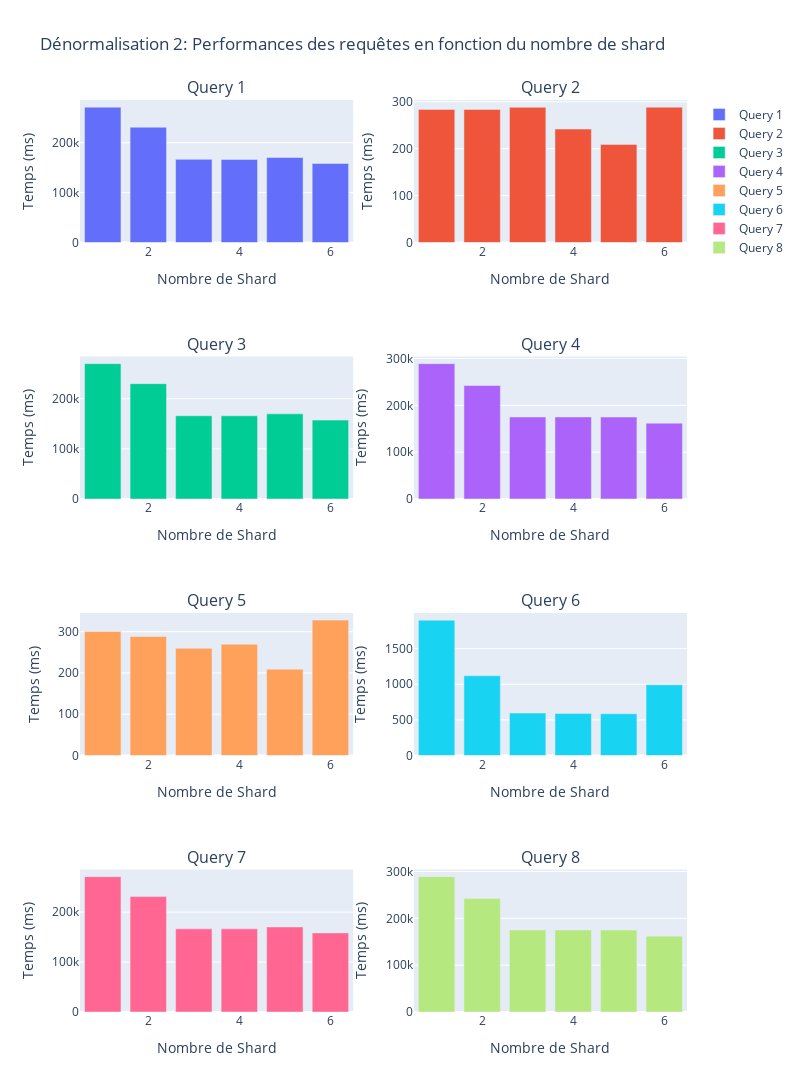

This figure's notebook cell:
### Code cell
fig = make_subplots(rows=4, cols=2, subplot_titles=['Query 1', 'Query 2', 'Query 3', 'Query 4', 'Query 5', 'Query 6', 'Query 7', 'Query 8'])

x = ["S1", "S2", "S3", "S4", "S5", "S6"]
x = [1,2,3,4,5,6]

for i in range(8):
    leg = "Query " + str(i+1)
    fig.add_trace(
        go.Bar(x=x, y= query[i+1][2], name=leg), 
        1+math.floor(i/2), 1+i%2)

for i in range(8):
    fig.update_xaxes(title_text="Nombre de Shard", row=1+math.floor(i/2), col=1+i%2)
    fig.update_yaxes(title_text="Temps (ms)", row=1+math.floor(i/2), col=1+i%2)

fig.update_layout(
    title_text='Dénormalisation 2: Performances des requêtes en fonction du nombre de shard',  # title of plot
    height = 1200,
    width = 800
)

### Figure 1 — Plotly figure (JSON) as saved in the notebook; plotly's stock layout.template omitted (floating-point values rounded to 4 significant figures)
{"data": [{"name": "Query 1", "type": "bar", "x": [1, 2, 3, 4, 5, 6], "xaxis": "x", "y": [271300.0, 231000.0, 166600.0, 166461, 170300.0, 158300.0], "yaxis": "y"}, {"name": "Query 2", "type": "bar", "x": [1, 2, 3, 4, 5, 6], "xaxis": "x2", "y": [283.9, 283.9, 288.4, 242, 209.2, 288.8], "yaxis": "y2"}, {"name": "Query 3", "type": "bar", "x": [1, 2, 3, 4, 5, 6], "xaxis": "x3", "y": [269900.0, 230000.0, 166000.0, 165912, 169800.0, 157300.0], "yaxis": "y3"}, {"name": "Query 4", "type": "bar", "x": [1, 2, 3, 4, 5, 6], "xaxis": "x4", "y": [289100.0, 242400.0, 175200.0, 175200.0, 175000.0, 161900.0], "yaxis": "y4"}, {"name": "Query 5", "type": "bar", "x": [1, 2, 3, 4, 5, 6], "xaxis": "x5", "y": [300.4, 288.4, 259.8, 269.6, 209.1, 328], "yaxis": "y5"}, {"name": "Query 6", "type": "bar", "x": [1, 2, 3, 4, 5, 6], "xaxis": "x6", "y": [1900.0, 1120.0, 595.4, 589.1, 586, 991.9], "yaxis": "y6"}, {"name": "Query 7", "type": "bar", "x": [1, 2, 3, 4, 5, 6], "xaxis": "x7", "y": [271000.0, 231100.0, 166500.0, 166500.0, 170300.0, 158400.0], "yaxis": "y7"}, {"name": "Query 8", "type": "bar", "x": [1, 2, 3, 4, 5, 6], "xaxis": "x8", "y": [289000.0, 242400.0, 175100.0, 175100.0, 175000.0, 162000.0], "yaxis": "y8"}], "layout": {"annotations": [{"font": {"size": 16}, "showarrow": false, "text": "Query 1", "x": 0.225, "xanchor": "center", "xref": "paper", "y": 1, "yanchor": "bottom", "yref": "paper"}, {"font": {"size": 16}, "showarrow": false, "text": "Query 2", "x": 0.775, "xanchor": "center", "xref": "paper", "y": 1, "yanchor": "bottom", "yref": "paper"}, {"font": {"size": 16}, "showarrow": false, "text": "Query 3", "x": 0.225, "xanchor": "center", "xref": "paper", "y": 0.7188, "yanchor": "bottom", "yref": "paper"}, {"font": {"size": 16}, "showarrow": false, "text": "Query 4", "x": 0.775, "xanchor": "center", "xref": "paper", "y": 0.7188, "yanchor": "bottom", "yref": "paper"}, {"font": {"size": 16}, "showarrow": false, "text": "Query 5", "x": 0.225, "xanchor": "center", "xref": "paper", "y": 0.4375, "yanchor": "bottom", "yref": "paper"}, {"font": {"size": 16}, "showarrow": false, "text": "Query 6", "x": 0.775, "xanchor": "center", "xref": "paper", "y": 0.4375, "yanchor": "bottom", "yref": "paper"}, {"font": {"size": 16}, "showarrow": false, "text": "Query 7", "x": 0.225, "xanchor": "center", "xref": "paper", "y": 0.1562, "yanchor": "bottom", "yref": "paper"}, {"font": {"size": 16}, "showarrow": false, "text": "Query 8", "x": 0.775, "xanchor": "center", "xref": "paper", "y": 0.1562, "yanchor": "bottom", "yref": "paper"}], "height": 1200, "title": {"text": "Dénormalisation 2: Performances des requêtes en fonction du nombre de shard"}, "width": 800, "xaxis": {"anchor": "y", "domain": [0, 0.45], "title": {"text": "Nombre de Shard"}}, "xaxis2": {"anchor": "y2", "domain": [0.55, 1], "title": {"text": "Nombre de Shard"}}, "xaxis3": {"anchor": "y3", "domain": [0, 0.45], "title": {"text": "Nombre de Shard"}}, "xaxis4": {"anchor": "y4", "domain": [0.55, 1], "title": {"text": "Nombre de Shard"}}, "xaxis5": {"anchor": "y5", "domain": [0, 0.45], "title": {"text": "Nombre de Shard"}}, "xaxis6": {"anchor": "y6", "domain": [0.55, 1], "title": {"text": "Nombre de Shard"}}, "xaxis7": {"anchor": "y7", "domain": [0, 0.45], "title": {"text": "Nombre de Shard"}}, "xaxis8": {"anchor": "y8", "domain": [0.55, 1], "title": {"text": "Nombre de Shard"}}, "yaxis": {"anchor": "x", "domain": [0.8438, 1], "title": {"text": "Temps (ms)"}}, "yaxis2": {"anchor": "x2", "domain": [0.8438, 1], "title": {"text": "Temps (ms)"}}, "yaxis3": {"anchor": "x3", "domain": [0.5625, 0.7188], "title": {"text": "Temps (ms)"}}, "yaxis4": {"anchor": "x4", "domain": [0.5625, 0.7188], "title": {"text": "Temps (ms)"}}, "yaxis5": {"anchor": "x5", "domain": [0.2812, 0.4375], "title": {"text": "Temps (ms)"}}, "yaxis6": {"anchor": "x6", "domain": [0.2812, 0.4375], "title": {"text": "Temps (ms)"}}, "yaxis7": {"anchor": "x7", "domain": [0, 0.1562], "title": {"text": "Temps (ms)"}}, "yaxis8": {"anchor": "x8", "domain": [0, 0.1562], "title": {"text": "Temps (ms)"}}}}
